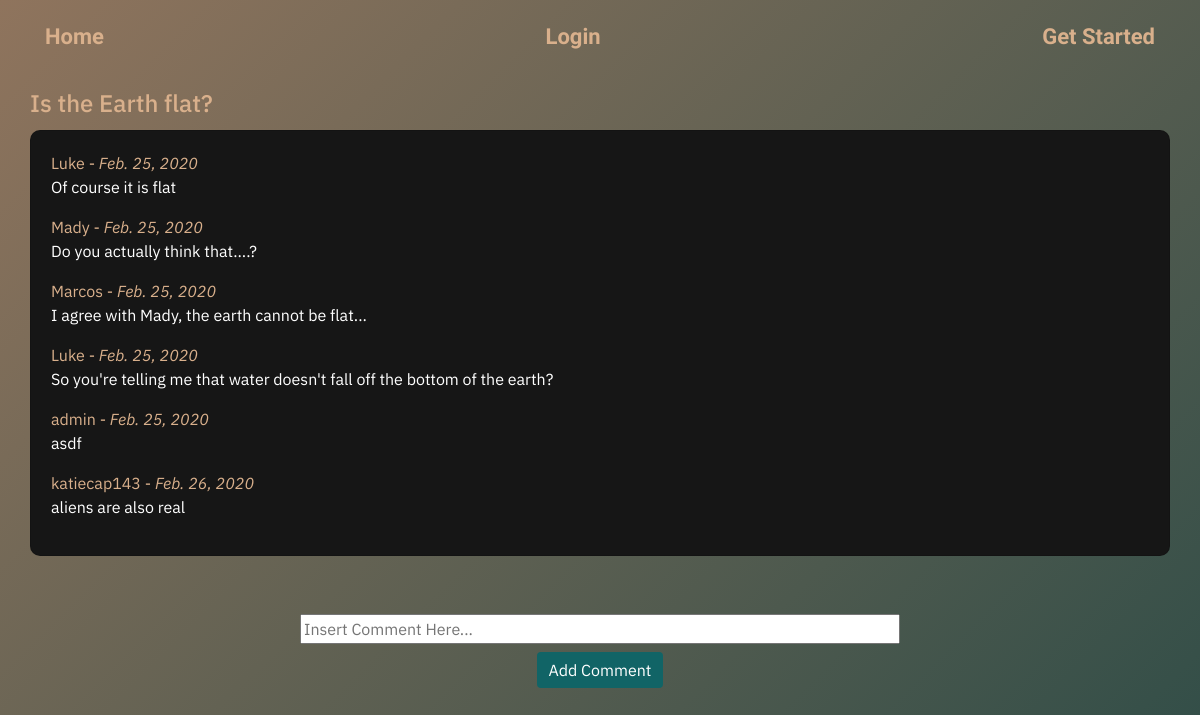
The page /3/ on the database as committed earlier.
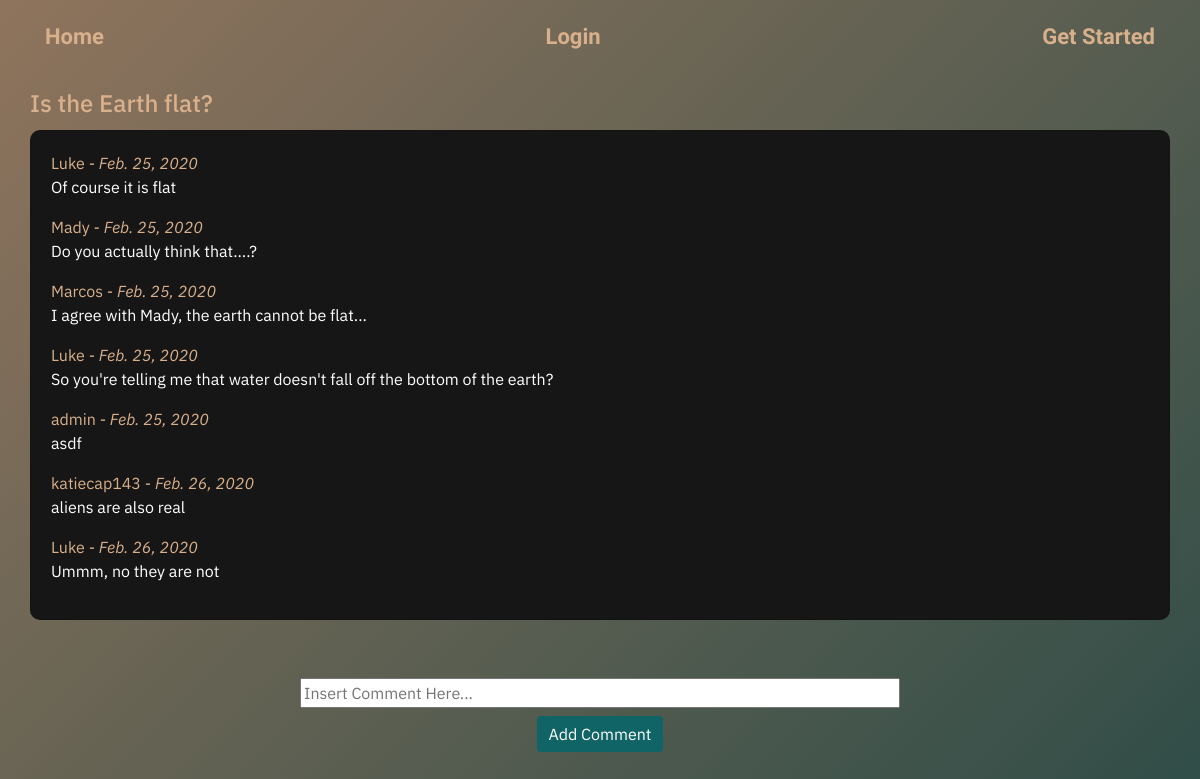
The same page on the database as committed later.
### chat/models.py (models this page shows, shortened)
class Chatroom(models.Model):
    name = models.CharField(max_length = 255)
    description = models.TextField()
    posted = models.DateField(default=datetime.date.today)
    owner = models.ForeignKey(User, on_delete = models.CASCADE, related_name='chat')
    users = models.ManyToManyField(User, related_name = 'chatrooms')

class Comment(models.Model):
    name = models.ForeignKey(User, on_delete=models.CASCADE)
    comment = models.TextField()
    chat = models.ForeignKey(Chatroom, on_delete=models.CASCADE)
    created_date = models.DateField(default=datetime.date.today)

### chat/views.py (the view)
# urls.py: path('<int:pk>/', views.DetailView.as_view(), name = 'detail'),
class DetailView(generic.DetailView):
    template_name = 'chat/detail.html'
    model = Chatroom

### chat/templates/chat/detail.html (shortened to what this page needs)
{% extends 'base.html' %}
{% load crispy_forms_tags %}
{% block content %}
<div class="col-md-12">
    <h5 class="card-title">{{object.name}}</h5>
    <div class="card">
        <div class="card-body">
            {% for comment in object.comment_set.all %}
            <div class="comment">
                <div class="date">{{comment.name}} - <i>{{comment.created_date}}</i></div>
                <p>{{comment.comment}}</p>
            </div>
            {% empty %}
            <p>No comments here yet :(</p>
            {% endfor %}
        </div>
    </div>
</div>
<div id='comment' class="row no-gutters mt-2 justify-content-center">
    <form class="col" data-parsley-validate method="POST" action='{% url 'chat:comment' object.id %}'>{% csrf_token %}
        <input class="comment" placeholder="Insert Comment Here..." name="comment" type="text">
        <br>
        <button class=" mt-2 btn btn-primary">Add Comment</button>
    </form>
</div>
{% endblock %}

### templates/base.html (shortened to what this page needs)
<!DOCTYPE html>
<html lang="en">
<head>
    {% load static %}
    <link href="https://stackpath.bootstrapcdn.com/bootstrap/4.4.1/css/bootstrap.min.css" rel="stylesheet">
    <link rel="stylesheet" href="{% static 'css/styles.css' %}">
</head>
<body>
<div class="container-fluid">
{% include 'header.html' %}
{% block content %}
{% endblock content %}
</div>
</body>
</html>

### templates/header.html
<ul id="header" class='navbar row no-gutters'>
    <li id="header-item"><a href="{% url 'chat:index' %}" class="col">Home</a></li>
    {% if request.user.is_authenticated %}
    <li id="header-item"><a href="{% url 'chat:create' %}" class="col">Add Thread</a></li>
    {% if request.user.userprofile %}
    <li id="header-item"><a href="{% url 'accounts:profile_detail' user.userprofile.id %}" class="col">Profile</a></li>
    {% else %}
    <li id="header-item"><a href="{% url 'accounts:profile' %}" class="col">Create Profile</a></li>
    {% endif %}
    <li id="header-item"><a href="{% url 'logout' %}" class="col">Logout</a></li>
    {% else %}
    <li id="header-item"><a href="{% url 'login' %}" class="col">Login</a></li>
    <li id="header-item"><a href="{% url 'accounts:signup' %}" class="col">Get Started</a></li>
    {% endif %}
</ul>

### static/css/styles.css (style rules this page uses)
ul { list-style: none; }
#header { background-color: inherit; padding: 20px; color: inherit; }
.container-fluid { background: linear-gradient(-45deg, #56807f, #116466, #0b3e3f, #8f745d); background-size: 400% 400%; animation: gradient 10s ease infinite; min-height: 110vh; color: #000; }
#comment { text-align: center; }
input.comment { width: 600px; margin-top: 50px; }
body { font-family: 'IBM Plex Sans','Work Sans', 'Space Mono'; }
#header-item a { color: #D9B08C; text-decoration: none; font-family: 'Work Sans'; font-size: 22px; font-weight: bold; padding: 10px; border-radius: 10px; margin: 0 auto; background-color: inherit; }
p { color: #fff; font-family: 'IBM Plex Sans'; }
h5, a { color: #D9B08C; font-size: 24px; }
.card { background-color: rgb(22, 22, 22); border-radius: 10px; }
.btn-primary { background-color: #116466; border: none; }
.date { color: #D9B08C; }

Rows that differ between the two databases and show on the page:
added Comment: name "Luke", created_date "Feb. 26, 2020", comment "Ummm, no they are not"
